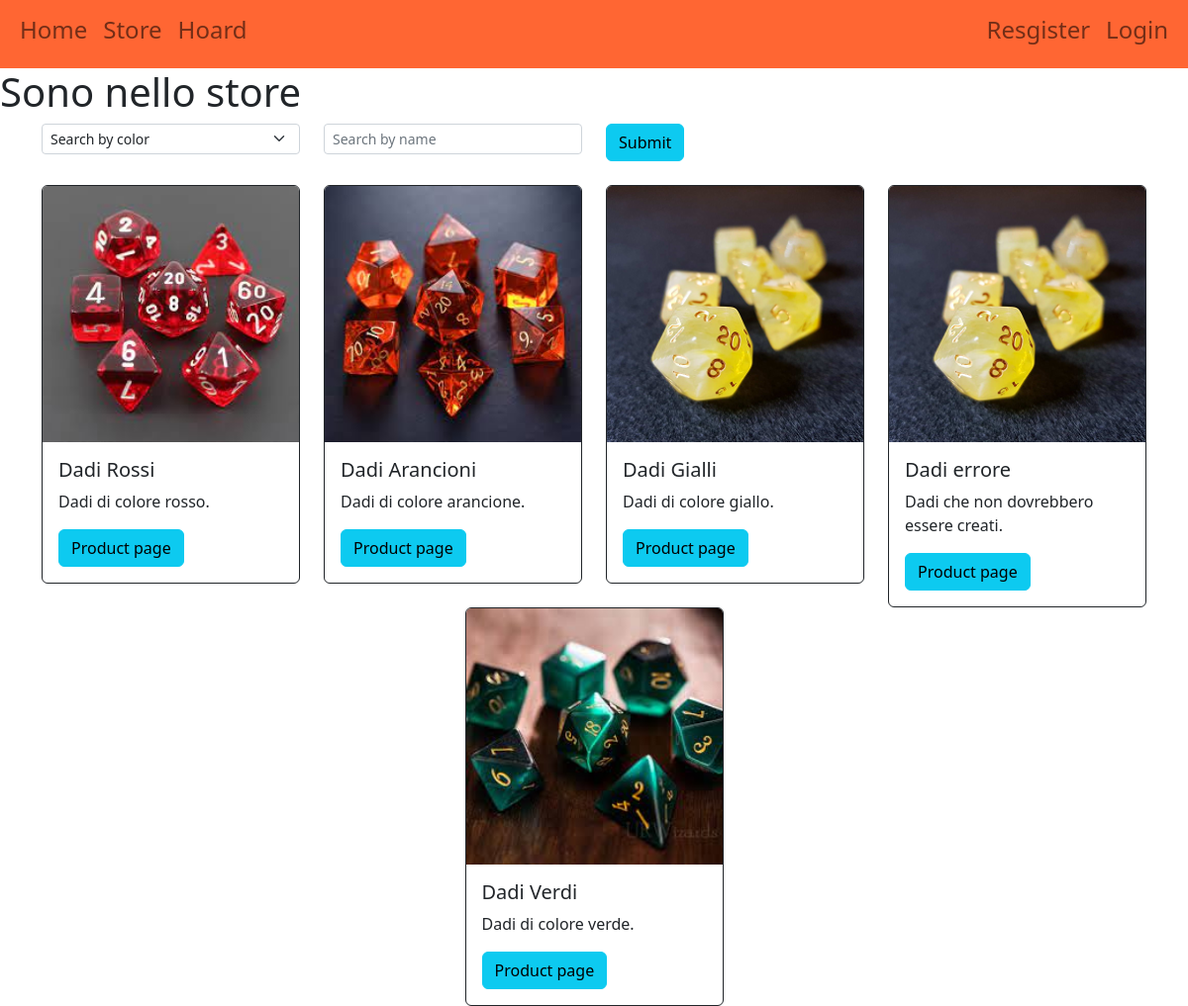
The app's page /store/, older data.
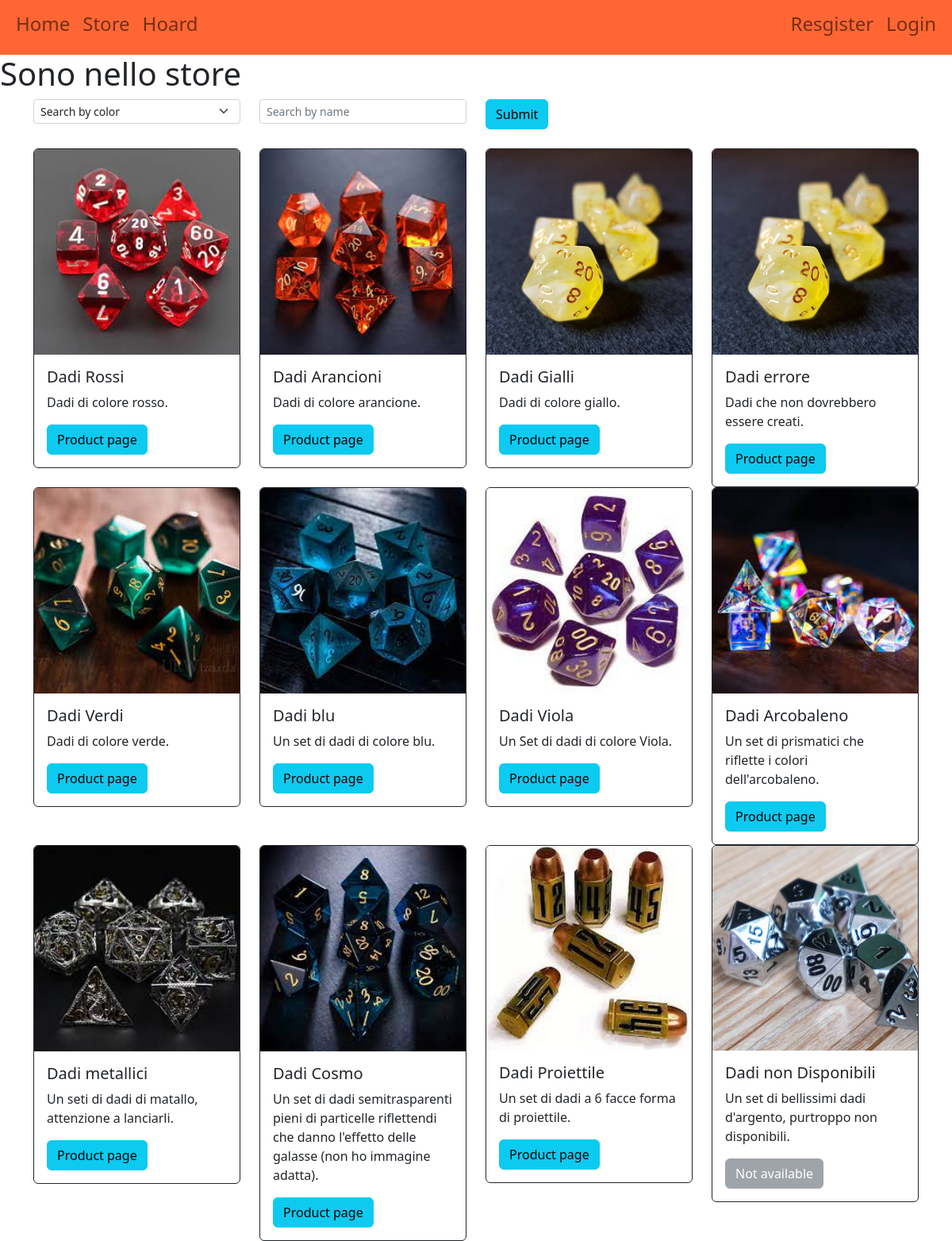
The same page, newer data.
### store/models.py (models this page shows, shortened)
class Dice(models.Model):
    COLORS = [
        ("R","Red"),
        ("O","Orange"),
        ("Y","Yellow"),
        ("G","Green"),
        ("B","Blue"),
        ("P","Purple"),
        ("N","Black"),
        ("W","White"),
        ("M","Metal"),
    ]
    code = models.CharField(max_length=255, primary_key=True, unique=True)
    name = models.CharField(max_length=50)
    number_of_pices = models.PositiveSmallIntegerField()
    primary_color = models.CharField(max_length=1, choices=COLORS)
    description = models.CharField(max_length=300)
    seller = models.ForeignKey(User,on_delete=models.SET_NULL,null=True)
    available = models.BooleanField()
    price = models.FloatField()
    image = models.ImageField(upload_to='uploads/',null= True)

### store/views.py (the view)
# urls.py: path('store/', include('store.urls')),
def store(request):
    if request.method == "POST":
        colore = request.POST['color']
        nome= request.POST['name']
        if colore != "none" and nome != "":
            dices= Dice.objects.filter(primary_color__exact=colore,name__iexact=nome)
        else:
            if colore != "none":
                dices = Dice.objects.filter(primary_color__exact=colore)
            if  nome != "":
                dices = Dice.objects.filter(name__iexact=nome)
        if nome == "":
            if colore == "none":
                dices = Dice.objects.all()
    else:
        if request.user.is_authenticated:
            ret = rater.set_up_prediction()
            dices = sorted(dices, key = lambda d: suggestion(request.user.username,d.code,ret))
        else:
            dices = Dice.objects.all()
            dices = dices.reverse()
    if not dices:
        vuoto = True
    else:
        vuoto = False
    ctx = {
            'dices' :   dices,
            'vuoto' : vuoto,
            'MEDIA_URL' : settings.MEDIA_URL
        }
    return render(request, template_name='store/store.html', context=ctx)

### templates/store/store.html (shortened to what this page needs)
{% extends "base.html" %}
{% block head %}
    {% load static %}
{% endblock %}
{% block content %}
    <h1>Sono nello store</h1>
        <form class="container" method="post">{% csrf_token %}
            <div class="form-group">
            <div class="row">
                <div class="col-sm-3">
                    <select name='color' class="form-select form-select-sm" aria-label=".form-select-sm">
                        <option value="none" selected>Search by color</option>
                    </select>
                </div>
                <div class="col-sm-3">
                    <input name="name" class="form-control form-control-sm" type="text" placeholder="Search by name">
                </div>
                <div class="col-sm-1">
                    <button type="submit" class="btn btn-info">Submit</button>
                </div>
            </div>
            </div>
        </form>
        <br>
        {% if vuoto %}
        <div class="text-center">
            <img src="{%static 'set/empty.png' %}" class="img-fluid" alt="Try search something else">
        </div>
        {% else %}
        <div class="container">
            <div class="row justify-content-md-center">
                {% for dice in dices %}
                <div class="col-sm-3">
                    <div class="card border-dark">
                        <img class="card-img-top border-dark" src="{{ MEDIA_URL }}{{dice.image}}" onerror="this.src='{%static 'set/set_default.png' %}'">
                        <div class="card-body">
                            <h5 class="card-title">{{ dice.name }}</h5>
                            <p class="card-text">{{ dice.description }}.</p>
                            {% if dice.available %}
                                <a href="{% url 'store:purchase' code=dice.code %}" class="btn btn-info">Product page</a>
                            {%else%}
                                <a href="" class="btn btn-secondary disabled" >Not available</a>
                            {% endif %}
                        </div>
                    </div>
                </div>
                {% endfor %}
            </div>
        </div>
        {% endif %}
{% endblock %}

### templates/base.html (shortened to what this page needs)
<!DOCTYPE html>
<html lang="en">
<head>
    <link href="https://cdn.jsdelivr.net/npm/bootstrap@5.2.3/dist/css/bootstrap.min.css" rel="stylesheet">
</head>
<body>
    <nav class="navbar navbar-expand-sm navbar-custom navbar-light">
            <div class="container-fluid h4">
            <ul class="navbar-nav">
                <li class="nav-item">
                    <a class="nav-link" href="{% url 'home' %}">Home</a>
                </li>
                <li class="nav-item">
                    <a class="nav-link" href="{% url 'store:store' %}">Store</a>
                </li>
                <li class="nav-item">
                    <a class="nav-link" href="{% url 'hoard:hoard' %}">Hoard</a>
                </li>
            </ul>
            <ul class="navbar-nav ml-auto">
                {% if not user.is_authenticated %}
                    <li class="nav-item">
                        <a class="nav-link" href="{% url 'store:register' %}">Resgister</a>
                    </li>
                    <li class="nav-item">
                        <a class="nav-link" href="{% url 'store:login' %}">Login</a>
                    </li>
                {% else %}
                    <li class="nav-item">
                        <a class="nav-link" href="{% url 'store:logout' %}">Logout</a>
                    </li>
                {% endif %}
            </ul>
        </div>
    </nav>
    {% block content %}
    {% endblock %}
</body>
</html>

### templates/base.html (style rules this page uses)
.navbar-custom { background-color: #ff6633; }

Row changes from the older to the newer data that the page shows:
added Dice: image (picture), name "Dadi blu", description "Un set di dadi di colore blu", available "Product page"
added Dice: image (picture), name "Dadi Viola", description "Un Set di dadi di colore Viola", available "Product page"
added Dice: image (picture), name "Dadi Arcobaleno", description "Un set di prismatici che riflette i colori dell'arcobaleno", available "Product page"
added Dice: image (picture), name "Dadi metallici", description "Un seti di dadi di matallo, attenzione a lanciarli", available "Product page"
added Dice: image (picture), name "Dadi Cosmo", description "Un set di dadi semitrasparenti pieni di particelle riflettendi che danno l'effetto delle galasse (non ho immagine adatta)", available "Product page"
added Dice: image (picture), name "Dadi Proiettile", description "Un set di dadi a 6 facce forma di proiettile", available "Product page"
added Dice: image (picture), name "Dadi non Disponibili", description "Un set di bellissimi dadi d'argento, purtroppo non disponibili", available "Not available"
